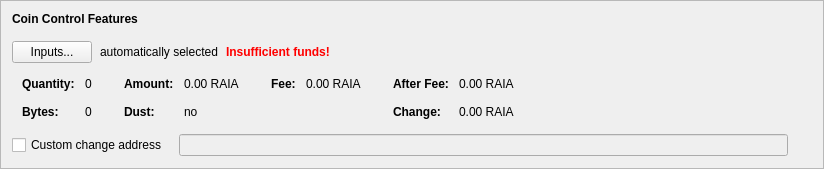
      <widget class="QFrame" name="frameCoinControl">
       <property name="sizePolicy">
        <sizepolicy hsizetype="Preferred" vsizetype="Fixed">
         <horstretch>0</horstretch>
         <verstretch>0</verstretch>
        </sizepolicy>
       </property>
       <property name="frameShape">
        <enum>QFrame::StyledPanel</enum>
       </property>
       <property name="frameShadow">
        <enum>QFrame::Raised</enum>
       </property>
       <layout class="QVBoxLayout" name="verticalLayout_4">
        <item>
         <layout class="QVBoxLayout" name="verticalLayoutCoinControl" stretch="0,0,0,0,0">
          <property name="spacing">
           <number>0</number>
          </property>
          <property name="sizeConstraint">
           <enum>QLayout::SetDefaultConstraint</enum>
          </property>
          <property name="leftMargin">
           <number>0</number>
          </property>
          <property name="topMargin">
           <number>0</number>
          </property>
          <item>
           <layout class="QHBoxLayout" name="horizontalLayoutCoinControl1">
            <property name="bottomMargin">
             <number>15</number>
            </property>
            <item>
             <widget class="QLabel" name="labelCoinControlFeatures">
              <property name="sizePolicy">
               <sizepolicy hsizetype="Preferred" vsizetype="Maximum">
                <horstretch>0</horstretch>
                <verstretch>0</verstretch>
               </sizepolicy>
              </property>
              <property name="font">
               <font>
                <weight>75</weight>
                <bold>true</bold>
               </font>
              </property>
              <property name="styleSheet">
               <string notr="true">font-weight:bold;</string>
              </property>
              <property name="text">
               <string>Coin Control Features</string>
              </property>
             </widget>
            </item>
           </layout>
          </item>
          <item>
           <layout class="QHBoxLayout" name="horizontalLayoutCoinControl2" stretch="0,0,0,0">
            <property name="spacing">
             <number>8</number>
            </property>
            <property name="bottomMargin">
             <number>10</number>
            </property>
            <item>
             <widget class="QPushButton" name="pushButtonCoinControl">
              <property name="styleSheet">
               <string notr="true"/>
              </property>
              <property name="text">
               <string>Inputs...</string>
              </property>
              <property name="autoDefault">
               <bool>false</bool>
              </property>
             </widget>
            </item>
            <item>
             <widget class="QLabel" name="labelCoinControlAutomaticallySelected">
              <property name="text">
               <string>automatically selected</string>
              </property>
              <property name="margin">
               <number>5</number>
              </property>
             </widget>
            </item>
            <item>
             <widget class="QLabel" name="labelCoinControlInsuffFunds">
              <property name="font">
               <font>
                <weight>75</weight>
                <bold>true</bold>
               </font>
              </property>
              <property name="styleSheet">
               <string notr="true">color:red;font-weight:bold;</string>
              </property>
              <property name="text">
               <string>Insufficient funds!</string>
              </property>
              <property name="margin">
               <number>5</number>
              </property>
             </widget>
            </item>
            <item>
             <spacer name="horizontalSpacerCoinControl">
              <property name="orientation">
               <enum>Qt::Horizontal</enum>
              </property>
              <property name="sizeHint" stdset="0">
               <size>
                <width>40</width>
                <height>1</height>
               </size>
              </property>
             </spacer>
            </item>
           </layout>
          </item>
          <item>
           <widget class="QWidget" name="widgetCoinControl" native="true">
            <property name="sizePolicy">
             <sizepolicy hsizetype="Preferred" vsizetype="Preferred">
              <horstretch>0</horstretch>
              <verstretch>0</verstretch>
             </sizepolicy>
            </property>
            <property name="minimumSize">
             <size>
              <width>0</width>
              <height>0</height>
             </size>
            </property>
            <property name="styleSheet">
             <string notr="true"/>
            </property>
            <layout class="QHBoxLayout" name="horizontalLayoutCoinControl5">
             <property name="leftMargin">
              <number>0</number>
             </property>
             <property name="topMargin">
              <number>0</number>
             </property>
             <property name="rightMargin">
              <number>0</number>
             </property>
             <property name="bottomMargin">
              <number>0</number>
             </property>
             <item>
              <layout class="QHBoxLayout" name="horizontalLayoutCoinControl3" stretch="0,0,0,1">
               <property name="spacing">
                <number>20</number>
               </property>
               <property name="topMargin">
                <number>0</number>
               </property>
               <property name="bottomMargin">
                <number>10</number>
               </property>
               <item>
                <layout class="QFormLayout" name="formLayoutCoinControl1">
                 <property name="horizontalSpacing">
                  <number>10</number>
                 </property>
                 <property name="verticalSpacing">
                  <number>14</number>
                 </property>
                 <property name="leftMargin">
                  <number>10</number>
                 </property>
                 <property name="topMargin">
                  <number>4</number>
                 </property>
                 <property name="rightMargin">
                  <number>6</number>
                 </property>
                 <item row="0" column="0">
                  <widget class="QLabel" name="labelCoinControlQuantityText">
                   <property name="font">
                    <font>
                     <weight>75</weight>
                     <bold>true</bold>
                    </font>
                   </property>
                   <property name="text">
                    <string>Quantity:</string>
                   </property>
                   <property name="margin">
                    <number>0</number>
                   </property>
                  </widget>
                 </item>
                 <item row="0" column="1">
                  <widget class="QLabel" name="labelCoinControlQuantity">
                   <property name="cursor">
                    <cursorShape>IBeamCursor</cursorShape>
                   </property>
                   <property name="contextMenuPolicy">
                    <enum>Qt::ActionsContextMenu</enum>
                   </property>
                   <property name="text">
                    <string notr="true">0</string>
                   </property>
                   <property name="margin">
                    <number>0</number>
                   </property>
                   <property name="textInteractionFlags">
                    <set>Qt::LinksAccessibleByMouse|Qt::TextSelectableByKeyboard|Qt::TextSelectableByMouse</set>
                   </property>
                  </widget>
                 </item>
                 <item row="1" column="0">
                  <widget class="QLabel" name="labelCoinControlBytesText">
                   <property name="font">
                    <font>
                     <weight>75</weight>
                     <bold>true</bold>
                    </font>
                   </property>
                   <property name="text">
                    <string>Bytes:</string>
                   </property>
                  </widget>
                 </item>
                 <item row="1" column="1">
                  <widget class="QLabel" name="labelCoinControlBytes">
                   <property name="cursor">
                    <cursorShape>IBeamCursor</cursorShape>
                   </property>
                   <property name="contextMenuPolicy">
                    <enum>Qt::ActionsContextMenu</enum>
                   </property>
                   <property name="text">
                    <string notr="true">0</string>
                   </property>
                   <property name="textInteractionFlags">
                    <set>Qt::LinksAccessibleByMouse|Qt::TextSelectableByKeyboard|Qt::TextSelectableByMouse</set>
                   </property>
                  </widget>
                 </item>
                </layout>
               </item>
               <item>
                <layout class="QFormLayout" name="formLayoutCoinControl2">
                 <property name="horizontalSpacing">
                  <number>10</number>
                 </property>
                 <property name="verticalSpacing">
                  <number>14</number>
                 </property>
                 <property name="leftMargin">
                  <number>6</number>
                 </property>
                 <property name="topMargin">
                  <number>4</number>
                 </property>
                 <property name="rightMargin">
                  <number>6</number>
                 </property>
                 <item row="0" column="0">
                  <widget class="QLabel" name="labelCoinControlAmountText">
                   <property name="font">
                    <font>
                     <weight>75</weight>
                     <bold>true</bold>
                    </font>
                   </property>
                   <property name="text">
                    <string>Amount:</string>
                   </property>
                   <property name="margin">
                    <number>0</number>
                   </property>
                  </widget>
                 </item>
                 <item row="0" column="1">
                  <widget class="QLabel" name="labelCoinControlAmount">
                   <property name="cursor">
                    <cursorShape>IBeamCursor</cursorShape>
                   </property>
                   <property name="contextMenuPolicy">
                    <enum>Qt::ActionsContextMenu</enum>
                   </property>
                   <property name="text">
                    <string notr="true">0.00 RAIA</string>
                   </property>
                   <property name="textInteractionFlags">
                    <set>Qt::LinksAccessibleByMouse|Qt::TextSelectableByKeyboard|Qt::TextSelectableByMouse</set>
                   </property>
                  </widget>
                 </item>
                 <item row="1" column="0">
                  <widget class="QLabel" name="labelCoinControlLowOutputText">
                   <property name="font">
                    <font>
                     <weight>75</weight>
                     <bold>true</bold>
                    </font>
                   </property>
                   <property name="text">
                    <string>Dust:</string>
                   </property>
                  </widget>
                 </item>
                 <item row="1" column="1">
                  <widget class="QLabel" name="labelCoinControlLowOutput">
                   <property name="cursor">
                    <cursorShape>IBeamCursor</cursorShape>
                   </property>
                   <property name="contextMenuPolicy">
                    <enum>Qt::ActionsContextMenu</enum>
                   </property>
                   <property name="text">
                    <string notr="true">no</string>
                   </property>
                   <property name="textInteractionFlags">
                    <set>Qt::LinksAccessibleByMouse|Qt::TextSelectableByKeyboard|Qt::TextSelectableByMouse</set>
                   </property>
                  </widget>
                 </item>
                </layout>
               </item>
               <item>
                <layout class="QFormLayout" name="formLayoutCoinControl3">
                 <property name="horizontalSpacing">
                  <number>10</number>
                 </property>
                 <property name="verticalSpacing">
                  <number>14</number>
                 </property>
                 <property name="leftMargin">
                  <number>6</number>
                 </property>
                 <property name="topMargin">
                  <number>4</number>
                 </property>
                 <property name="rightMargin">
                  <number>6</number>
                 </property>
                 <item row="0" column="0">
                  <widget class="QLabel" name="labelCoinControlFeeText">
                   <property name="font">
                    <font>
                     <weight>75</weight>
                     <bold>true</bold>
                    </font>
                   </property>
                   <property name="text">
                    <string>Fee:</string>
                   </property>
                   <property name="margin">
                    <number>0</number>
                   </property>
                  </widget>
                 </item>
                 <item row="0" column="1">
                  <widget class="QLabel" name="labelCoinControlFee">
                   <property name="cursor">
                    <cursorShape>IBeamCursor</cursorShape>
                   </property>
                   <property name="contextMenuPolicy">
                    <enum>Qt::ActionsContextMenu</enum>
                   </property>
                   <property name="text">
                    <string notr="true">0.00 RAIA</string>
                   </property>
                   <property name="textInteractionFlags">
                    <set>Qt::LinksAccessibleByMouse|Qt::TextSelectableByKeyboard|Qt::TextSelectableByMouse</set>
                   </property>
                  </widget>
                 </item>
                </layout>
               </item>
               <item>
                <layout class="QFormLayout" name="formLayoutCoinControl4">
                 <property name="horizontalSpacing">
                  <number>10</number>
                 </property>
                 <property name="verticalSpacing">
                  <number>14</number>
                 </property>
                 <property name="leftMargin">
                  <number>6</number>
                 </property>
                 <property name="topMargin">
                  <number>4</number>
                 </property>
                 <property name="rightMargin">
                  <number>6</number>
                 </property>
                 <item row="0" column="0">
                  <widget class="QLabel" name="labelCoinControlAfterFeeText">
                   <property name="font">
                    <font>
                     <weight>75</weight>
                     <bold>true</bold>
                    </font>
                   </property>
                   <property name="text">
                    <string>After Fee:</string>
                   </property>
                   <property name="margin">
                    <number>0</number>
                   </property>
                  </widget>
                 </item>
                 <item row="0" column="1">
                  <widget class="QLabel" name="labelCoinControlAfterFee">
                   <property name="cursor">
                    <cursorShape>IBeamCursor</cursorShape>
                   </property>
                   <property name="contextMenuPolicy">
                    <enum>Qt::ActionsContextMenu</enum>
                   </property>
                   <property name="text">
                    <string notr="true">0.00 RAIA</string>
                   </property>
                   <property name="textInteractionFlags">
                    <set>Qt::LinksAccessibleByMouse|Qt::TextSelectableByKeyboard|Qt::TextSelectableByMouse</set>
                   </property>
                  </widget>
                 </item>
                 <item row="1" column="0">
                  <widget class="QLabel" name="labelCoinControlChangeText">
                   <property name="font">
                    <font>
                     <weight>75</weight>
                     <bold>true</bold>
                    </font>
                   </property>
                   <property name="text">
                    <string>Change:</string>
                   </property>
                  </widget>
                 </item>
                 <item row="1" column="1">
                  <widget class="QLabel" name="labelCoinControlChange">
                   <property name="cursor">
                    <cursorShape>IBeamCursor</cursorShape>
                   </property>
                   <property name="contextMenuPolicy">
                    <enum>Qt::ActionsContextMenu</enum>
                   </property>
                   <property name="text">
                    <string notr="true">0.00 RAIA</string>
                   </property>
                   <property name="textInteractionFlags">
                    <set>Qt::LinksAccessibleByMouse|Qt::TextSelectableByKeyboard|Qt::TextSelectableByMouse</set>
                   </property>
                  </widget>
                 </item>
                </layout>
               </item>
              </layout>
             </item>
            </layout>
           </widget>
          </item>
          <item>
           <layout class="QHBoxLayout" name="horizontalLayoutCoinControl4" stretch="0,0,0">
            <property name="spacing">
             <number>12</number>
            </property>
            <property name="sizeConstraint">
             <enum>QLayout::SetDefaultConstraint</enum>
            </property>
            <property name="topMargin">
             <number>5</number>
            </property>
            <property name="rightMargin">
             <number>5</number>
            </property>
            <item>
             <widget class="QCheckBox" name="checkBoxCoinControlChange">
              <property name="toolTip">
               <string>If this is activated, but the change address is empty or invalid, change will be sent to a newly generated address.</string>
              </property>
              <property name="text">
               <string>Custom change address</string>
              </property>
             </widget>
            </item>
            <item>
             <widget class="QValidatedLineEdit" name="lineEditCoinControlChange">
              <property name="enabled">
               <bool>false</bool>
              </property>
              <property name="sizePolicy">
               <sizepolicy hsizetype="Expanding" vsizetype="Fixed">
                <horstretch>0</horstretch>
                <verstretch>0</verstretch>
               </sizepolicy>
              </property>
             </widget>
            </item>
            <item>
             <widget class="QLabel" name="labelCoinControlChangeLabel">
              <property name="sizePolicy">
               <sizepolicy hsizetype="Preferred" vsizetype="Expanding">
                <horstretch>0</horstretch>
                <verstretch>0</verstretch>
               </sizepolicy>
              </property>
              <property name="minimumSize">
               <size>
                <width>0</width>
                <height>0</height>
               </size>
              </property>
              <property name="text">
               <string/>
              </property>
              <property name="margin">
               <number>3</number>
              </property>
             </widget>
            </item>
           </layout>
          </item>
          <item>
           <spacer name="verticalSpacerCoinControl">
            <property name="orientation">
             <enum>Qt::Vertical</enum>
            </property>
            <property name="sizeType">
             <enum>QSizePolicy::Expanding</enum>
            </property>
            <property name="sizeHint" stdset="0">
             <size>
              <width>800</width>
              <height>1</height>
             </size>
            </property>
           </spacer>
          </item>
         </layout>
        </item>
       </layout>
      </widget>
